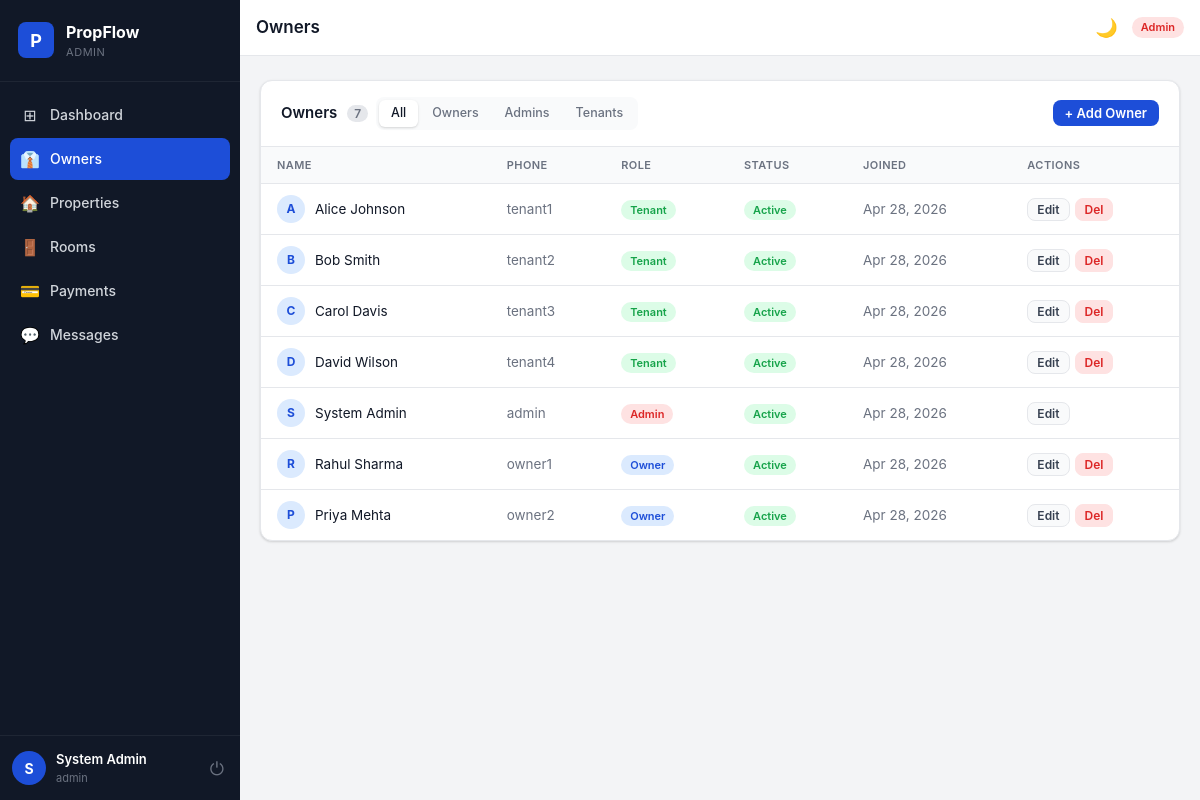
/admin/users (signed in), run on an earlier commit of the app's database.
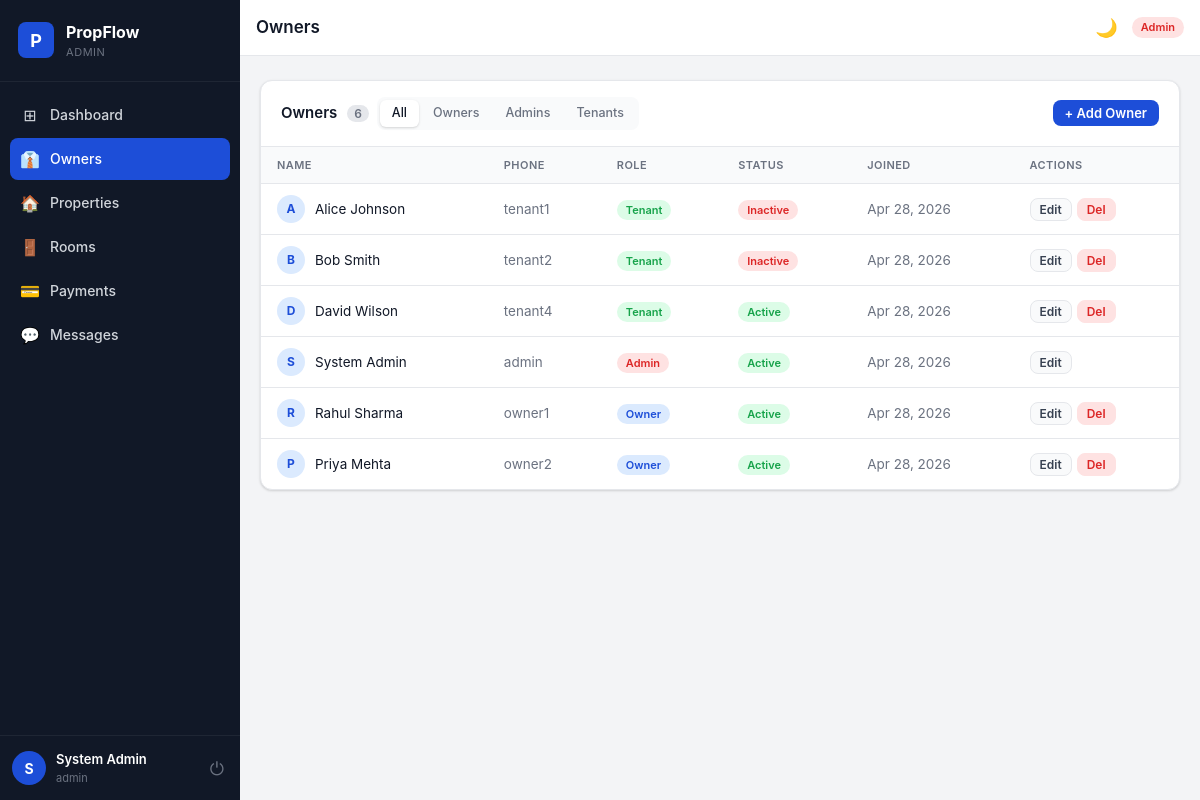
And on a later commit of the database.
### models.py (models this page shows, shortened)
class User(UserMixin, db.Model):
    __tablename__ = "users"
    id            = db.Column(db.Integer, primary_key=True)
    phone         = db.Column(db.String(30),  unique=True, nullable=False)
    full_name     = db.Column(db.String(150), nullable=False)
    password_hash = db.Column(db.String(255), nullable=False)
    role          = db.Column(db.String(10),  nullable=False, default="tenant")  # admin|owner|tenant
    is_active     = db.Column(db.Boolean, default=True,  nullable=False)
    owner_id      = db.Column(db.Integer,
                               db.ForeignKey("users.id", ondelete="SET NULL"),
                               nullable=True)
    created_at    = db.Column(db.DateTime, default=now_utc, nullable=False)
    updated_at    = db.Column(db.DateTime, default=now_utc, onupdate=now_utc, nullable=False)
    owned_tenants     = db.relationship(
        "User", foreign_keys=[owner_id],
        backref=db.backref("owner_user", remote_side=[id]),
        lazy="dynamic"
    )
    properties        = db.relationship("Property",       back_populates="owner",
                                        foreign_keys="Property.owner_id",    lazy="dynamic")
    tenancies         = db.relationship("PropertyTenant", back_populates="tenant",
                                        foreign_keys="PropertyTenant.tenant_id", lazy="dynamic")
    payments          = db.relationship("Payment",        back_populates="tenant",
                                        foreign_keys="Payment.tenant_id",    lazy="dynamic")
    notifications     = db.relationship("Notification",   back_populates="user",   lazy="dynamic")
    sent_messages     = db.relationship("Message", back_populates="sender",
                                        foreign_keys="Message.sender_id",    lazy="dynamic")
    received_messages = db.relationship("Message", back_populates="receiver",
                                        foreign_keys="Message.receiver_id",  lazy="dynamic")
    room_assignments  = db.relationship("RoomTenant", back_populates="tenant",
                                        foreign_keys="RoomTenant.tenant_id", lazy="dynamic")
    def to_dict(self):
        return {
            "id": self.id, "phone": self.phone, "full_name": self.full_name,
            "role": self.role, "is_active": self.is_active, "owner_id": self.owner_id,
            "created_at": to_ist(self.created_at),
        }
    __table_args__ = (
        Index("ix_users_phone", "phone"),
        Index("ix_users_role",  "role"),
        Index("ix_users_owner_role", "owner_id", "role"),
    )

### routes/admin.py (the view)
@admin_bp.route("/users")
@login_required
@role_required("admin")
def users():
    role_filter = request.args.get("role", "")
    q = User.query
    if role_filter:
        q = q.filter_by(role=role_filter)
    all_users = q.order_by(User.created_at.desc()).all()
    return render_template("admin/users.html", users=all_users, role_filter=role_filter)

### models.py (called while the page is built)
def to_ist(dt):
    if not dt:
        return None
    ist = dt + timedelta(hours=5, minutes=30)
    return ist.strftime("%d-%m-%Y %I:%M %p")

### routes/__init__.py (called while the page is built)
def role_required(*roles):
    def decorator(f):
        @wraps(f)
        def decorated(*args, **kwargs):
            if not current_user.is_authenticated:
                if request.path.startswith("/api/") or request.is_json:
                    return jsonify({"error": "Login required"}), 401
                return redirect(url_for("auth.login"))
            if current_user.role not in roles:
                if request.path.startswith("/api/") or request.is_json:
                    return jsonify({"error": "Access denied"}), 403
                abort(403)
            return f(*args, **kwargs)
        return decorated
    return decorator

### templates/admin/users.html (shortened to what this page needs)
{% extends "base.html" %}
{% block page_title %}Owners{% endblock %}
{% block content %}
<div class="card">
  <div class="card-header">
    <div class="flex gap-8 align-center">
      <h2>Owners <span class="badge-count">{{ users|length }}</span></h2>
      <div class="tab-group">
        <a href="{{ url_for('admin.users') }}"               class="tab {% if not role_filter %}active{% endif %}">All</a>
        <a href="{{ url_for('admin.users', role='owner') }}"  class="tab {% if role_filter=='owner'  %}active{% endif %}">Owners</a>
        <a href="{{ url_for('admin.users', role='admin') }}"  class="tab {% if role_filter=='admin'  %}active{% endif %}">Admins</a>
        <a href="{{ url_for('admin.users', role='tenant') }}" class="tab {% if role_filter=='tenant' %}active{% endif %}">Tenants</a>
      </div>
    </div>
    <button class="btn btn-primary btn-sm" onclick="openModal('addUserModal')">+ Add Owner</button>
  </div>
  <div class="table-wrap">
    <table class="table">
      <thead><tr><th>Name</th><th>Phone</th><th>Role</th><th>Status</th><th>Joined</th><th>Actions</th></tr></thead>
      <tbody>
        {% for u in users %}
        <tr>
          <td><div class="user-cell"><div class="avatar avatar-sm">{{ u.full_name[0].upper() }}</div>{{ u.full_name }}</div></td>
          <td class="text-muted">{{ u.phone }}</td>
          <td><span class="role-badge role-{{ u.role }}">{{ u.role }}</span></td>
          <td><span class="badge badge-{{ 'completed' if u.is_active else 'overdue' }}">{{ 'Active' if u.is_active else 'Inactive' }}</span></td>
          <td class="text-muted">{{ u.created_at.strftime('%b %d, %Y') if u.created_at else '—' }}</td>
          <td>
            <div class="action-btns">
              <button class="btn btn-ghost btn-xs" onclick='openEditUser({{ u.to_dict()|tojson }})'>Edit</button>
              {% if u.id != current_user.id %}
              <form method="POST" action="{{ url_for('admin.delete_user', uid=u.id) }}" style="display:inline" onsubmit="return confirm('Delete {{ u.full_name }}?')">
                <button class="btn btn-danger btn-xs">Del</button>
              </form>
              {% endif %}
            </div>
          </td>
        </tr>
        {% else %}
        <tr><td colspan="6" class="text-center text-muted py-32">No users found.</td></tr>
        {% endfor %}
      </tbody>
    </table>
  </div>
</div>
{% endblock %}

### templates/base.html (shortened to what this page needs)
<!DOCTYPE html>
<html lang="en" data-theme="light">
<head>
  <link rel="stylesheet" href="{{ url_for('static', filename='css/style.css') }}"/>
</head>
<body>
<aside class="sidebar" id="sidebar">
  <div class="sidebar-logo">
    <div class="logo-icon">P</div>
    <div>
      <div class="logo-name">PropFlow</div>
      <div class="logo-role">{{ current_user.role | capitalize }}</div>
    </div>
  </div>
  <nav class="sidebar-nav">
    {% if current_user.role == 'admin' %}
      <a href="{{ url_for('admin.dashboard') }}"  class="nav-item {% if request.endpoint == 'admin.dashboard'   %}active{% endif %}"><span class="nav-icon">⊞</span>Dashboard</a>
      <a href="{{ url_for('admin.users') }}"      class="nav-item {% if request.endpoint == 'admin.users'      %}active{% endif %}"><span class="nav-icon">👔</span>Owners</a>
      <a href="{{ url_for('admin.properties') }}" class="nav-item {% if request.endpoint == 'admin.properties' %}active{% endif %}"><span class="nav-icon">🏠</span>Properties</a>
      <a href="{{ url_for('rooms.index') }}"      class="nav-item {% if 'rooms' in request.endpoint            %}active{% endif %}"><span class="nav-icon">🚪</span>Rooms</a>
      <a href="{{ url_for('admin.payments') }}"   class="nav-item {% if request.endpoint == 'admin.payments'   %}active{% endif %}"><span class="nav-icon">💳</span>Payments</a>
      <a href="{{ url_for('chat.index') }}"       class="nav-item {% if 'chat' in request.endpoint             %}active{% endif %}">
        <span class="nav-icon">💬</span>Messages
      </a>
    {% endif %}
  </nav>
  <div class="sidebar-footer">
    <div class="user-info">
      <div class="user-avatar">{{ current_user.full_name[0].upper() }}</div>
      <div>
        <div class="user-name">{{ current_user.full_name }}</div>
        <div class="user-phone">{{ current_user.phone }}</div>
      </div>
    </div>
    <a href="{{ url_for('auth.logout') }}" class="logout-btn" title="Logout">⏻</a>
  </div>
</aside>
<div class="main-wrap">
  <header class="topbar">
    <h1 class="page-title">{% block page_title %}{% endblock %}</h1>
    <div class="topbar-right">
      <button class="icon-btn" id="darkToggle" onclick="toggleDark()" title="Dark mode" aria-label="Toggle dark mode">🌙</button>
      <span class="role-badge role-{{ current_user.role }}">{{ current_user.role }}</span>
    </div>
  </header>
  <main class="page-content">
    {% block content %}{% endblock %}
  </main>
</div>
</body>
</html>

What changed in the data, as far as the page shows it:
removed User: full_name "C", full_name "Carol Davis", phone "tenant3", role "Tenant", is_active "Active", created_at "Apr 28, 2026"
changed User "Alice Johnson": is_active "Active" → "Inactive"
changed User "Bob Smith": is_active "Active" → "Inactive"
Also different on the page:
{{ users|length }}: "7" → "6"
